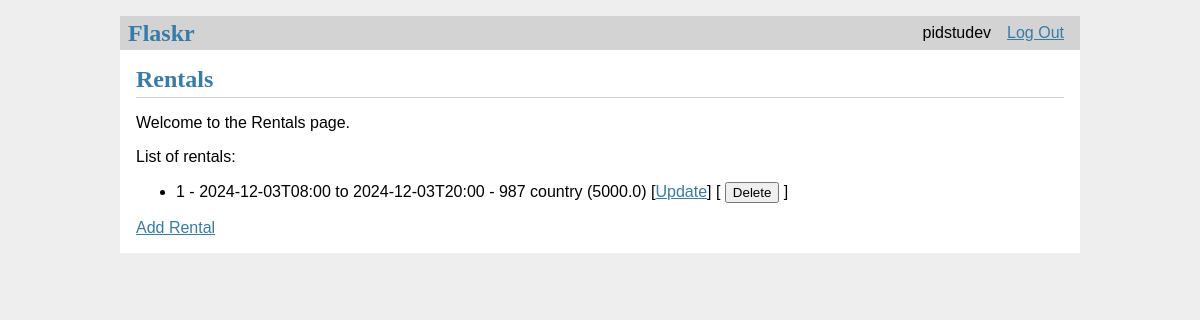
/van/ (signed in), run on an earlier commit of the app's database.
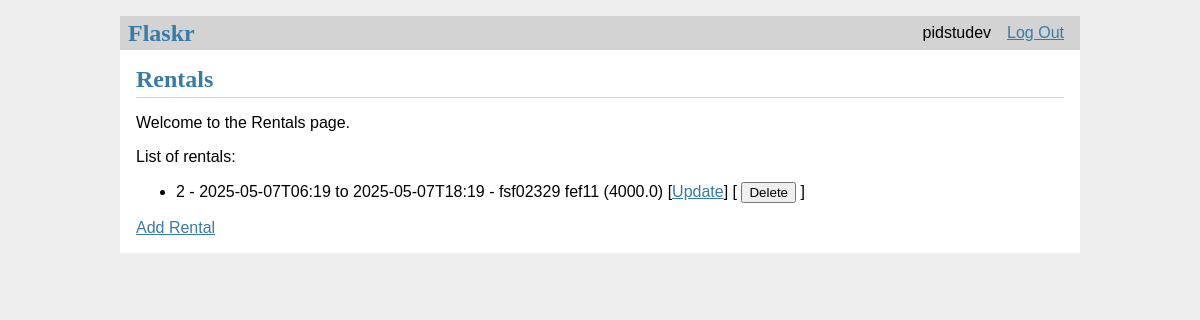
And on a later commit of the database.
### tables this page shows
CREATE TABLE user (
    id INTEGER PRIMARY KEY AUTOINCREMENT,
    username TEXT UNIQUE NOT NULL,
    password TEXT NOT NULL,
    email TEXT NOT NULL,
    phone_number TEXT NOT NULL
);

CREATE TABLE van_manager_app (
    id INTEGER PRIMARY KEY AUTOINCREMENT,
    user_id INTEGER NOT NULL,
    rental_date_from DATETIME NOT NULL,
    rental_date_to DATETIME NOT NULL,
    client_contact TEXT NOT NULL,
    pickup_location TEXT NOT NULL,
    destination TEXT NOT NULL,
    agreed_price REAL NOT NULL,
    completed BOOLEAN NOT NULL DEFAULT 0,
    created TIMESTAMP NOT NULL DEFAULT CURRENT_TIMESTAMP,
    FOREIGN KEY (user_id) REFERENCES user (id)  
);

### main/van_manager.py (the view)
@bp.route('/', methods=['GET'])
@login_required
def index():
    db = get_db()
    rentals = db.execute(
        'SELECT * FROM van_manager_app WHERE user_id = ? ORDER BY created DESC',
        (g.user['id'],)
    ).fetchall()
    return render_template('van_manager/rentals.html', rentals=rentals)

### main/auth.py (called while the page is built)
@bp.before_app_request
def load_logged_in_user():
    user_id = session.get('user_id')
    if user_id is None:
        g.user = None
    else:
        g.user = get_db().execute(
            'SELECT * FROM user WHERE id = ?', (user_id,)
        ).fetchone()

def login_required(view):
    @functools.wraps(view)
    def wrapped_view(**kwargs):
        if g.user is None:
            return redirect(url_for('auth.login'))
        return view(**kwargs)
    return wrapped_view

### main/db.py (called while the page is built)
def get_db():
    if 'db' not in g:
        g.db = sqlite3.connect(
            current_app.config['DATABASE'],
            detect_types=sqlite3.PARSE_DECLTYPES,
        )
        g.db.row_factory = sqlite3.Row
    return g.db

### main/templates/van_manager/rentals.html (shortened to what this page needs)
{% extends "base.html" %}
{% block header %}
<h1>Rentals</h1>
{% endblock %}
{% block content %}
<p>Welcome to the Rentals page.</p>
<p>List of rentals:</p>
<ul>
    {% for rental in rentals %}
    <li>
        {{ rental.id }} - {{ rental.rental_date_from }} to {{ rental.rental_date_to }} - {{ rental.destination }} ({{ rental.agreed_price }})
        [<a href="{{ url_for('van_manager.update_rental', id=rental.id) }}">Update</a>]
        [<form action="{{ url_for('van_manager.delete_rental', id=rental.id) }}" method="post" style="display:inline">
            <button type="submit">Delete</button>
        </form>]
    </li>
    {% endfor %}
</ul>
<a href="{{ url_for('van_manager.add_rental') }}">Add Rental</a>
{% endblock %}

### main/templates/base.html (shortened to what this page needs)
<!DOCTYPE html>
<html lang="en">
<head>
    <link rel="stylesheet" href="{{ url_for('static', filename='style.css') }}">
</head>
<body>
    <nav>
        <h1>Flaskr</h1>
        <ul>
            {% if g.user %}
                <li><span>{{ g.user['username'] }}</span></li>
                <li><a href="{{ url_for('auth.logout') }}">Log Out</a></li>
            {% else %}
                <li><a href="{{ url_for('auth.register') }}">Register</a></li>
                <li><a href="{{ url_for('auth.login') }}">Log In</a></li>
            {% endif %}
        </ul>
    </nav>
    <section class="content">
        <header>
            {% block header %}{% endblock %}
        </header>
        {% block content %}
        {% endblock %}
    </section>
</body>
</html>

### main/static/style.css (style rules this page uses)
html { font-family: sans-serif; background: #eee; padding: 1rem; }
body { max-width: 960px; margin: 0 auto; background: white; }
h1 { font-family: serif; color: #377ba8; margin: 1rem 0; }
a { color: #377ba8; }
nav { background: lightgray; display: flex; align-items: center; padding: 0 0.5rem; }
nav h1 { flex: auto; margin: 0; }
nav ul { display: flex; list-style: none; margin: 0; padding: 0; }
nav ul li a, nav ul li span, header .action { display: block; padding: 0.5rem; }
.content { padding: 0 1rem 1rem; }
.content>header { border-bottom: 1px solid lightgray; display: flex; align-items: flex-end; }
.content>header h1 { flex: auto; margin: 1rem 0 0.25rem 0; }
.content:last-child { margin-bottom: 0; }
.content form { margin: 1em 0; display: flex; flex-direction: column; }

What changed in the data, as far as the page shows it:
removed van_manager_app: id "1", rental_date_from "2024-12-03T08:00", rental_date_to "2024-12-03T20:00", destination "987 country", agreed_price "5000.0"
added van_manager_app: id "2", rental_date_from "2025-05-07T06:19", rental_date_to "2025-05-07T18:19", destination "fsf02329 fef11", agreed_price "4000.0"
